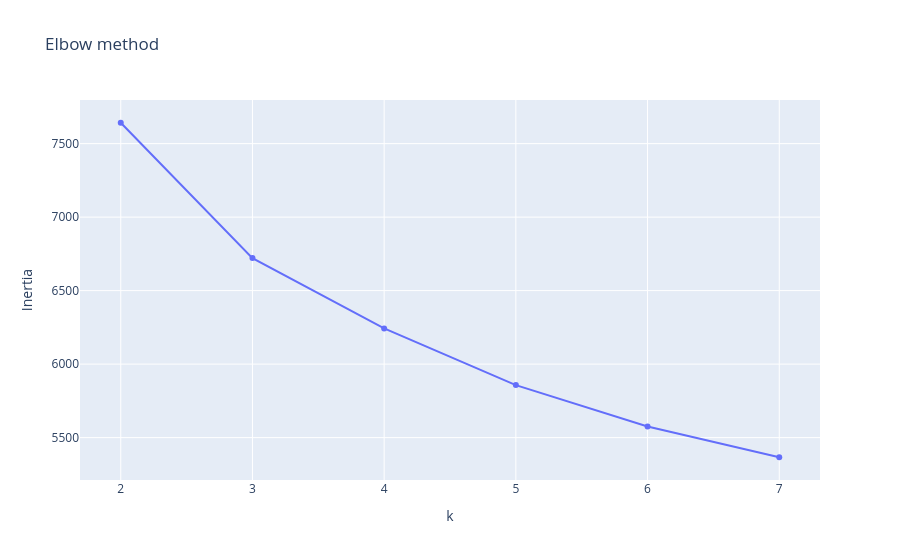
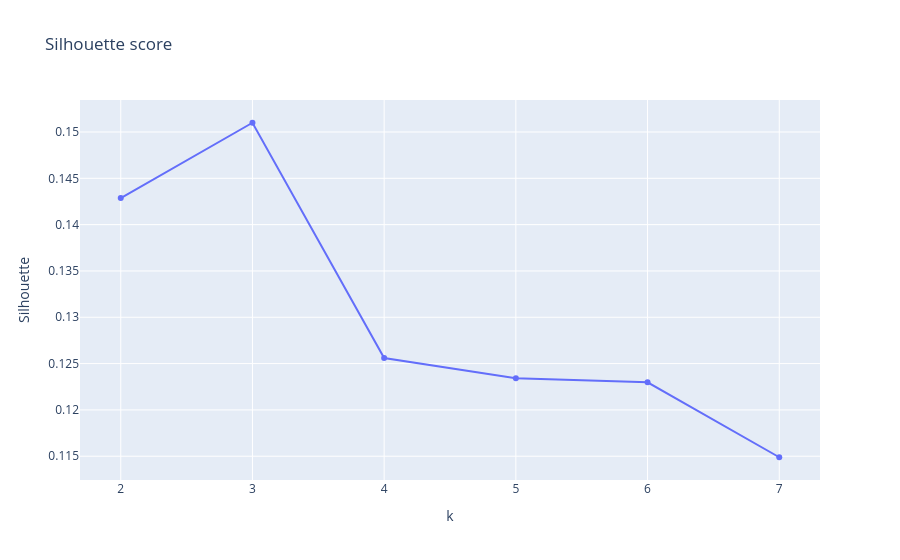

Notebook code for these charts, in order:
### Code cell
# Evaluate cluster count
title("Evaluate cluster count")
rows = []
for k in range(2, 8):
    km = KMeans(n_clusters=k, random_state=42, n_init=20)
    labels = km.fit_predict(X_scaled)
    rows.append({"k": k, "Inertia": km.inertia_, "Silhouette": silhouette_score(X_scaled, labels)})
eval_df = pd.DataFrame(rows)
display(eval_df.round(4))

# Visualize evaluation metrics
px.line(eval_df, x="k", y="Inertia", markers=True, title="Elbow method").show()
px.line(eval_df, x="k", y="Silhouette", markers=True, title="Silhouette score").show()
print("For storytelling, k=4 is used to create interpretable digital lifestyle archetypes.")

### Figure 1 — Plotly figure (JSON) as saved in the notebook; plotly's stock layout.template omitted (floating-point values rounded to 4 significant figures)
{"data": [{"hovertemplate": "k=%{x}<br>Inertia=%{y}<extra></extra>", "legendgroup": "", "line": {"color": "#636efa", "dash": "solid"}, "marker": {"symbol": "circle"}, "mode": "lines+markers", "name": "", "orientation": "v", "showlegend": false, "type": "scatter", "x": [2, 3, 4, 5, 6, 7], "xaxis": "x", "y": [7642.0, 6721.0, 6243.0, 5857.0, 5576.0, 5366.0], "yaxis": "y"}], "layout": {"legend": {"tracegroupgap": 0}, "title": {"text": "Elbow method"}, "xaxis": {"anchor": "y", "domain": [0, 1], "title": {"text": "k"}}, "yaxis": {"anchor": "x", "domain": [0, 1], "title": {"text": "Inertia"}}}}

### Figure 2 — Plotly figure (JSON) as saved in the notebook; plotly's stock layout.template omitted (floating-point values rounded to 4 significant figures)
{"data": [{"hovertemplate": "k=%{x}<br>Silhouette=%{y}<extra></extra>", "legendgroup": "", "line": {"color": "#636efa", "dash": "solid"}, "marker": {"symbol": "circle"}, "mode": "lines+markers", "name": "", "orientation": "v", "showlegend": false, "type": "scatter", "x": [2, 3, 4, 5, 6, 7], "xaxis": "x", "y": [0.1429, 0.151, 0.1256, 0.1234, 0.123, 0.1149], "yaxis": "y"}], "layout": {"legend": {"tracegroupgap": 0}, "title": {"text": "Silhouette score"}, "xaxis": {"anchor": "y", "domain": [0, 1], "title": {"text": "k"}}, "yaxis": {"anchor": "x", "domain": [0, 1], "title": {"text": "Silhouette"}}}}
